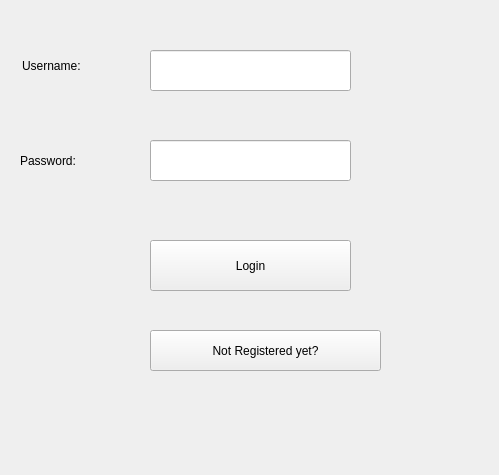
<?xml version="1.0" encoding="UTF-8"?>
<ui version="4.0">
 <class>CareSphere</class>
 <widget class="QMainWindow" name="CareSphere">
  <property name="geometry">
   <rect>
    <x>0</x>
    <y>0</y>
    <width>499</width>
    <height>475</height>
   </rect>
  </property>
  <property name="windowTitle">
   <string>CareSphere</string>
  </property>
  <property name="whatsThis">
   <string>&lt;html&gt;&lt;head/&gt;&lt;body&gt;&lt;p&gt;&lt;br/&gt;&lt;/p&gt;&lt;/body&gt;&lt;/html&gt;</string>
  </property>
  <widget class="QWidget" name="centralwidget">
   <widget class="QPushButton" name="loginButton">
    <property name="geometry">
     <rect>
      <x>150</x>
      <y>240</y>
      <width>201</width>
      <height>51</height>
     </rect>
    </property>
    <property name="text">
     <string>Login</string>
    </property>
   </widget>
   <widget class="QLabel" name="usernameLabel">
    <property name="geometry">
     <rect>
      <x>22</x>
      <y>50</y>
      <width>111</width>
      <height>31</height>
     </rect>
    </property>
    <property name="text">
     <string>Username: </string>
    </property>
   </widget>
   <widget class="QLabel" name="passwordLabel">
    <property name="geometry">
     <rect>
      <x>20</x>
      <y>140</y>
      <width>121</width>
      <height>41</height>
     </rect>
    </property>
    <property name="text">
     <string>Password: </string>
    </property>
   </widget>
   <widget class="QLineEdit" name="usernameLineEdit">
    <property name="geometry">
     <rect>
      <x>150</x>
      <y>50</y>
      <width>201</width>
      <height>41</height>
     </rect>
    </property>
   </widget>
   <widget class="QLineEdit" name="passwordLineEdit">
    <property name="geometry">
     <rect>
      <x>150</x>
      <y>140</y>
      <width>201</width>
      <height>41</height>
     </rect>
    </property>
   </widget>
   <widget class="QPushButton" name="registerButton">
    <property name="geometry">
     <rect>
      <x>150</x>
      <y>330</y>
      <width>231</width>
      <height>41</height>
      <width>201</width>
      <height>30</height>
     </rect>
    </property>
    <property name="text">
     <string>Not Registered yet?</string>
    </property>
   </widget>
  </widget>
 </widget>
 <resources/>
 <connections/>
</ui>
